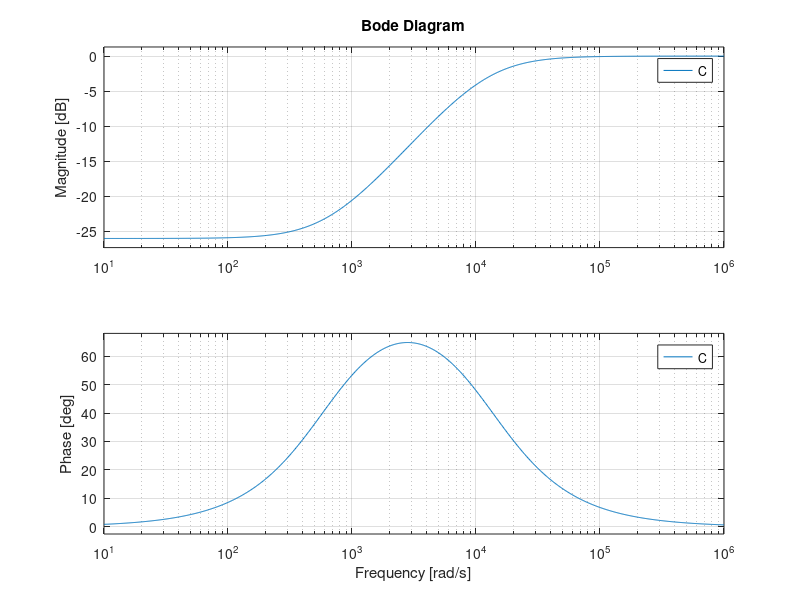

MATLAB code to generate this figure:
%% Define parameters
kp = 1;
ki = 0;
k_lead = 1;
z_lead_Hz = 100;    % Zero of lead lag filter [Hz]
p_lead_Hz = 2000;   % Pole of lead lag filter [Hz]
f_range_Hz = 8000;  % Frequency range of interest [Hz] 

%% Process Data
s = tf('s');
z_lead_rad_s = z_lead_Hz * 2 * pi;  % Zero of lead lag filter [rad/s]
p_lead_rad_s = p_lead_Hz * 2 * pi;  % Pole of lead lag filter [rad/s]

%% Calulate controller = (kp + ki*s) * k_lead * (s+z_lead)/(s+p_lead)
C = (kp + ki*s) * k_lead * (s+z_lead_rad_s)/(s+p_lead_rad_s);

%% Draw Controller
f_range_rad_s = 2 * pi * (1:2:f_range_Hz);  % Frequency range of interest [rad/s] 

[mag, phase] = bode(C, f_range_rad_s);
bode(C)